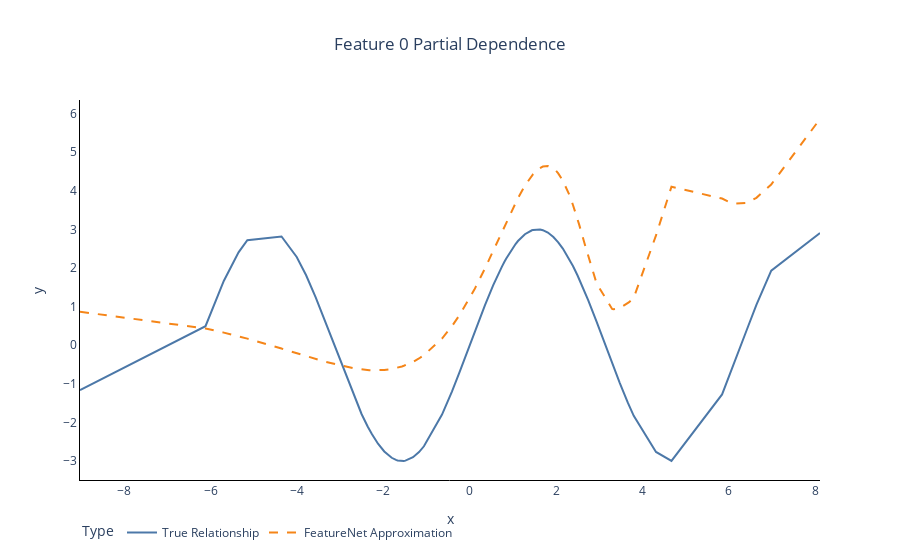
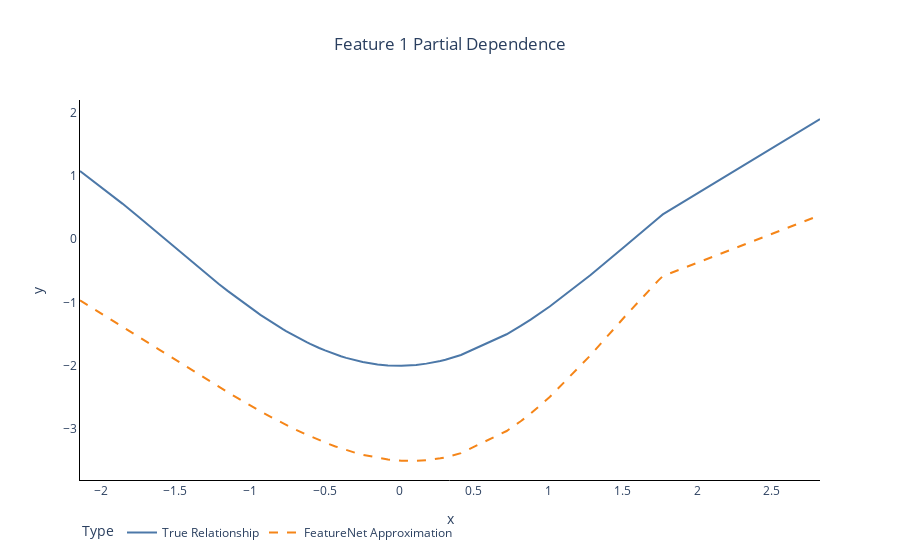

The cell these charts' notebook holds for them, in order:
### Code cell
for j in range(X.shape[1]):
  params_subnet = {"params": params_optimal["params"][f"subnets_{j}"]}
  y = 3 * jnp.sin(X[:, j]) if j == 0 else -2 * jnp.cos(X[:, j])
  yhat = FeatureNet(hidden_units[j]).apply(params_subnet, X[:, j].reshape(100,1)).flatten()
  sorter = jnp.argsort(X[:, j])
  
  true_trace = go.Scatter(x = X[:, j][sorter],
                          y = y[sorter],
                          name = "True Relationship")
  
  approx_trace = go.Scatter(x = X[:, j][sorter],
                            y = yhat[sorter],
                            name = "FeatureNet Approximation",
                            line = {"dash": "dash"})
  
  fig_subnet = go.Figure(data = [true_trace, approx_trace],
                         layout = go.Layout(title = f"Feature {j} Partial Dependence",
                                            xaxis = {"title": "x"},
                                            yaxis = {"title": "y"},
                                            legend = {"title": "Type",
                                                      "orientation": "h"})
                         )
  format_fig(fig_subnet).show()
